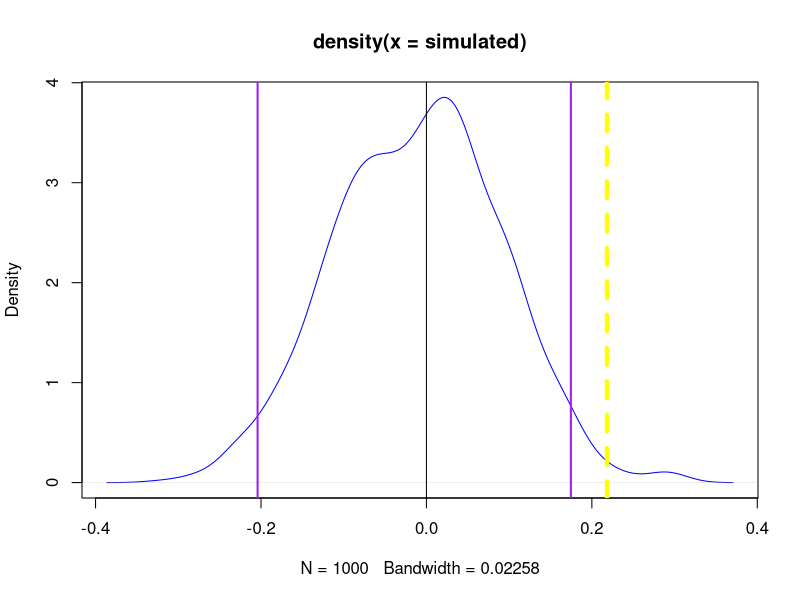

The R source for this figure:


# Goal: An example of simulation-based inference.
# This is in the context of testing for time-series dependence in
# stock market returns data.
# The code here does the idea of Kim, Nelson, Startz (1991).
# We want to use the distribution of realworld returns data, without
# needing assumptions about normality.
# The null is lack of dependence (i.e. an efficient market).
# So repeatedly, the data is permuted, and the sample ACF is computed.
# This gives us the distribution of the ACF under H0: independence, but
# while using the empirical distribution of the returns data.

# Weekly returns on Nifty, 1/1/2002 to 31/12/2003, 104 weeks of data.
r <- c(-0.70031182197603, 0.421690133064168, -1.20098072984689, 0.143402360644984, 3.81836537549516, 3.17055939373247, 0.305580301919228, 1.23853814691852, 0.81584795095706, -1.51865139747764, -2.71223626421522, -0.784836480094242, 1.09180041170998, 0.397649587762761, -4.11309534220923, -0.263912425099111, -0.0410144239805454, 1.75756212770972, -2.3335373897992, -2.19228764624217, -3.64578978183987, 1.92535789661354, 3.45782867883164, -2.15532607229374, -0.448039988298987, 1.50124793565896, -1.45871585874362, -2.13459863369767, -6.2128068251802, -1.94482987066289, 0.751294815735637, 1.78244982829590, 1.61567494389745, 1.53557708728931, -1.53557708728931, -0.322061470004265, -2.28394919698225, 0.70399304137414, -2.93580952607737, 2.38125098034425, 0.0617697039252185, -4.14482733720716, 2.04397528093754, 0.576400673606603, 3.43072725191913, 2.96465382864843, 2.89833358015583, 1.85387040058336, 1.52136515035952, -0.637268376944444, 1.75418926224609, -0.804391905851354, -0.861816058320475, 0.576902488444109, -2.84259880663331, -1.35375536139417, 1.49096529042234, -2.05404881010045, 2.86868849528146, -0.258270670200478, -4.4515881438687, -1.73055019137092, 3.04427015714648, -2.94928202352018, 1.62081315773994, -6.83117945164824, -0.962715713711582, -1.75875847071740, 1.50330330252721, -0.0479705789653728, 3.68968303215933, -0.535807567290103, 3.94034871061182, 3.85787174417738, 0.932185956989873, 4.08598654183674, 2.27343783689715, 1.13958830440017, 2.01737201171230, -1.88131458327554, 1.97596267156648, 2.79857144562001, 2.22470306481695, 2.03212951411427, 4.95626853448883, 3.40400972901396, 3.03840139165246, -1.89863129741417, -3.70832135042951, 4.78478922155396, 4.3973589590097, 4.9667050392987, 2.99775078737081, -4.12349101552438, 3.25638269809945, 2.29683376253966, -2.64772825878214, -0.630835277076258, 4.72528848505451, 1.87368447333380, 3.17543946162564, 4.58174427843208, 3.23625985632168, 2.29777651227296)

# The 1st autocorrelation from the sample:
acf(r, 1, plot=FALSE)$acf[2]

# Obtain 1000 draws from the distribution of the 1st autocorrelation
# under the null of independence:
set.seed <- 101
simulated <- replicate(1000, acf(r[sample(1:104, replace=FALSE)], 1, plot=FALSE)$acf[2])
# At 95% --
quantile(simulated, probs=c(.025,.975))
# At 99% --
quantile(simulated, probs=c(.005,.995))

# So we can reject the null at 95% but not at 99%.

# A pretty picture.
plot(density(simulated), col="blue")
abline(v=0)
abline(v=quantile(simulated, probs=c(.025,.975)), lwd=2, col="purple")
abline(v=acf(r, 1, plot=FALSE)$acf[2], lty=2, lwd=4, col="yellow")

